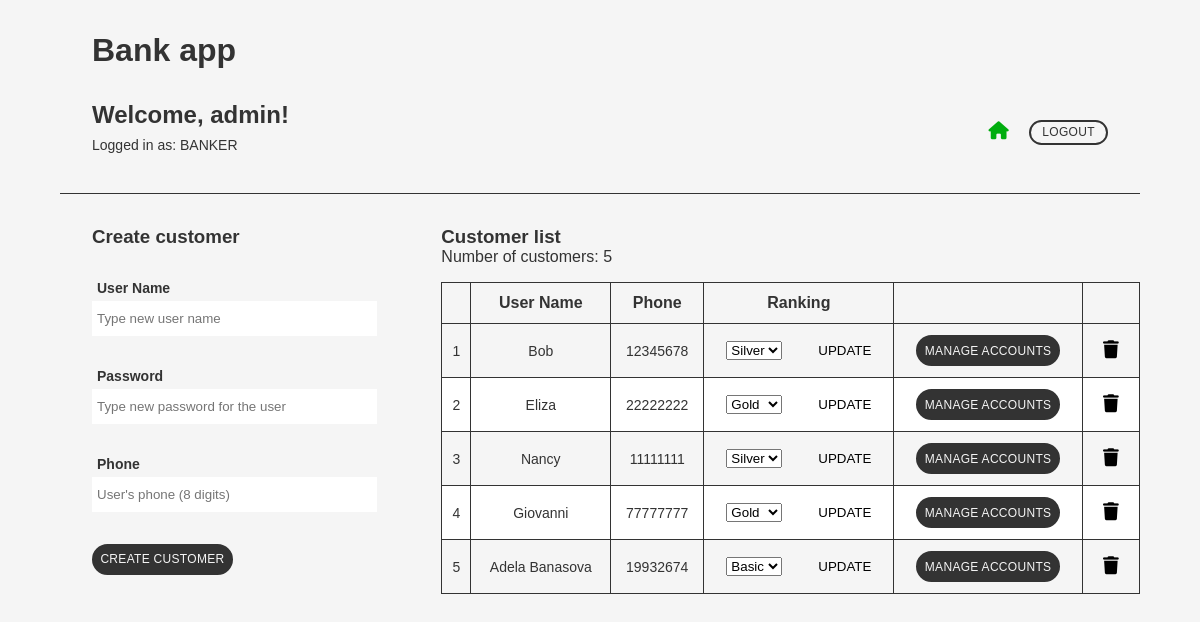
/bank/ (signed in), run on an earlier commit of the app's database.
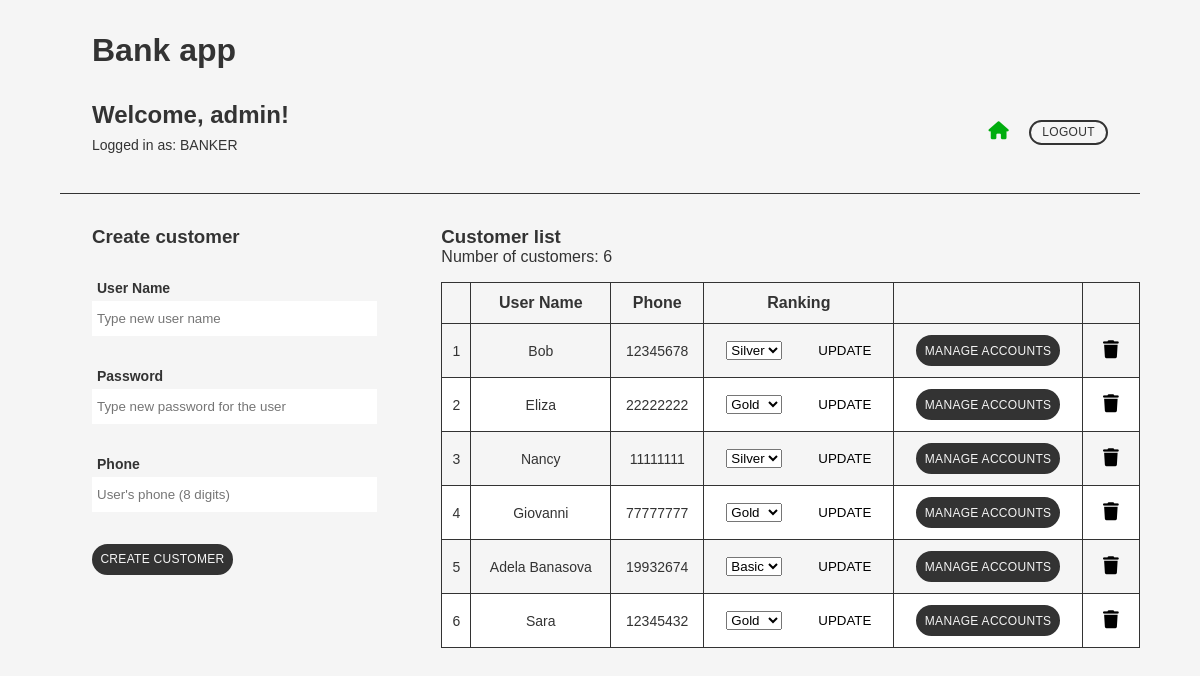
And on a later commit of the database.
### bank_app/models.py (models this page shows, shortened)
class Customer(models.Model):
    user = models.ForeignKey(User, on_delete=models.CASCADE)
    phone = models.IntegerField()
    ranking = models.ForeignKey(Ranking, on_delete=models.CASCADE)

### bank_app/views.py (the view)
# urls.py: path('', views.index, name='index'),
def index(request):
    return show_index(request)

### bank_app/views.py (called while the page is built, shortened)
def show_index(request, message='', is_error=False):
    context = {}
    if request.user.is_authenticated:
        rankings = Ranking.objects.all()
        context = {
            'usertype': get_user_type(request.user),
            'rankings': rankings,
            'message': message,
            'is_error': is_error,
        }
        if get_user_type(request.user) == 'BANKER':
            context['customers'] = Customer.objects.all()
            context['customer_count'] = Customer.objects.all().count()
    return render(request, 'bank_app/index.html', context)

### bank_app/views_common.py (called while the page is built)
def get_user_type(u:User) -> str:
    if u and u.is_authenticated:
        try:
            customer = Customer.objects.get(user = u)
            return "CUSTOMER"
        except:
            return "BANKER"
        return "unknown type"

### bank_app/templates/bank_app/index.html (shortened to what this page needs)
{% load static %}
<!DOCTYPE html>
<html lang="en">
	<head>
	<link rel="stylesheet" href="{% static 'css/style.css' %}">
	</head>
	{% if request.user.is_authenticated %}
	<header>
		<h1>Bank app</h1>
		<section>
			<div>
				<h2>Welcome, {{ request.user.username }}!</h2>
				<p>Logged in as: {{ usertype }}</p>
			</div>
			<div>
                <a href="{% url 'bank_app:index' %}" class="home_btn home_btn_selected"><i class="fa-solid fa-house"></i></a>
                <a href="{% url 'bank_app:logout' %}" class="border_btn" id="logout">Logout</a>
            </div>
		</section>
	</header>
		{% if usertype == "BANKER" %}
		<main class="main">
			<section id="create_cust">
				<h3>Create customer</h3>
				<form method="POST">
					<div class="form_item_wrapper">
						<label>User Name</label>
						<input type="text" name="name" placeholder="Type new user name" required>
					</div>
					<div class="form_item_wrapper">
						<label>Password</label>
						<input type="password" name="password" placeholder="Type new password for the user" required>
					</div>
					<div class="form_item_wrapper">
						<label>Phone</label>
						<input type="text" name="phone" pattern="[0-9]{8}" placeholder="User's phone (8 digits)" required>
					</div>
					<button formaction="{% url 'bank_app:create_customer' %}" class="btn">Create customer</button>
				</form>
			</section>
			<section id="cust_list">
				<h3>Customer list</h3>
				<p>Number of customers: {{ customer_count }}</p>
				<table>
					<tr>
						<th></th>
						<th>User Name</th>
						<th>Phone</th>
						<th>Ranking</th>
						<th></th>
					</tr>
				{% for c in customers %}
				{% if forloop.counter|divisibleby:2 %}
					<tr class="white_bg">
				{% else %}
					<tr>
				{% endif %}
						<form method="POST">
								<td>{{ forloop.counter }}</td>
								<td>{{ c.user.username }}</td>
								<td>{{ c.phone }}</td>
								<td>
									<select name="ranking">
										{% for r in rankings %}
											{% if r.rType == c.ranking.rType %}
												<option value="{{ r.rType }}" selected>{{ r.rType }}</option>
											{% else %}
											<option value="{{ r.rType }}">{{ r.rType }}</option>
											{% endif %}
										{% endfor %}
									</select>
									<button formaction="{% url 'bank_app:update_ranking' %}" class="simple_btn">Update</button>
								</td>
								<td><button formaction="{% url 'bank_app:accounts' %}" class="btn">Manage accounts</button></td>
								<td>
									<button formaction="{% url 'bank_app:del_customer' %}" class="icon_btn del_btn">
										<i class="fa-solid fa-trash"></i>
									</button>
								</td>
						</form>
					</tr>
				{% endfor %}
				</table>
			</section>
		</main>
		{% endif%}
	{% endif %}
	</body>
</html>

### bank_app/static/css/style.css (style rules this page uses)
html { background-color: #f5f5f5; font-family: Arial, Helvetica, sans-serif; color: #333333; }
* { margin: 0; padding: 0; box-sizing: border-box; }
.btn { cursor: pointer; padding: .4rem; background: none; border: none; text-transform: uppercase; letter-spacing: .3px; font-size: 12px; background-color: #333333; border: 2px solid #333333; color: #f5f5f5; border-radius: 20px; transition: .3s; }
.border_btn { cursor: pointer; text-decoration: none; text-transform: uppercase; background-color: transparent; border: 2px solid #333333; color: #333333; padding: .2rem .7rem; border-radius: 20px; font-size: 12px; letter-spacing: .3px; transition: .2s; margin: 0; }
.icon_btn { cursor: pointer; background: none; border: none; font-size: 18px; margin: .5rem; transition: .3s; }
.simple_btn { cursor: pointer; border: none; background: none; text-transform: uppercase; }
#cust_list .simple_btn { margin-left: 2rem; }
.home_btn { margin-right: 1rem; font-size: 18px; color: #333333; transition: .3s; }
.home_btn:hover, .home_btn_selected, .green_text { color: #00ad0e; }
header { width: 100%; padding: 2rem; border-bottom: 1px solid #333333; }
header > section { margin: 2rem 0 0 0; display: flex; align-items: center; justify-content: space-between; }
header p { font-size: 14px; padding: .5rem 0; }
.main { display: grid; grid-template-columns: .5fr 1fr; column-gap: 2rem; }
.main > section { margin: 2rem 0; }
.main > section:first-child h3 { margin-left: 2rem; }
.form_item_wrapper { display: flex; flex-direction: column; margin: 2rem 2rem; }
.form_item_wrapper > label { font-weight: bold; margin-bottom: 5px; margin-left: 5px; font-size: 14px; }
input { background-color: transparent; border: none; background-color: #ffffff; padding: 10px 5px; }
.main > section:first-child .btn { margin-left: 2rem; }
.main > section:nth-child(2) { width: 100%; margin: 2rem 0 0 auto; }
table, td, th { border: 1px solid #333333; border-collapse: collapse; }
table { margin-top: 1rem; width: 100%; }
th { padding: .7rem .5rem; }
td { padding: .5rem; font-size: 14px; text-align: center; }
.white_bg { background: #ffffff; }

What changed in the data, as far as the page shows it:
added Customer: user.username "Sara", phone "12345432"
Also different on the page:
{{ customer_count }}: "5" → "6"
